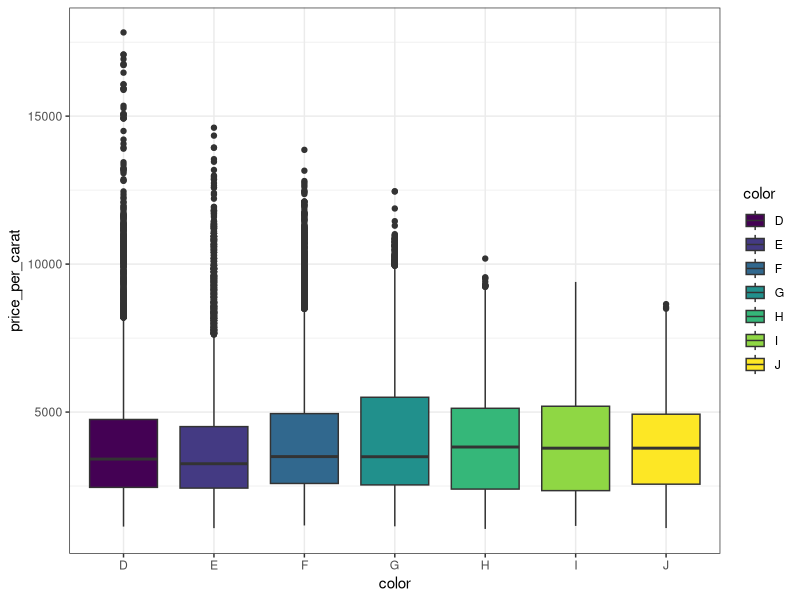
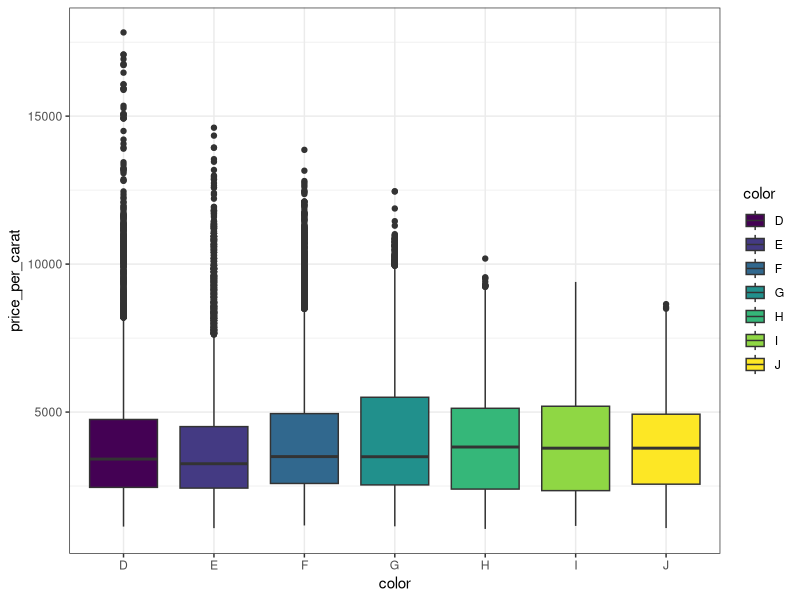

R code for these plots, in order:
## ---- chunk 1
library(dplyr)
library(ggplot2)
data(diamonds)
## ---- chunk 2
glimpse(diamonds)
## ---- chunk 3
diamonds %>%
    group_by(color) %>%
    summarize(count = n())
## ---- chunk 4
diamonds <- diamonds %>% 
    mutate(price_per_carat = price/carat)
## ---- chunk 5
ggplot(diamonds, aes(x = color, y = price_per_carat, fill = color)) + 
    geom_boxplot() + 
    theme_bw()
ggsave("Price_per_Carat_vs_Color.png")
## ---- chunk 6
by(diamonds$price_per_carat, diamonds$color, summary)
